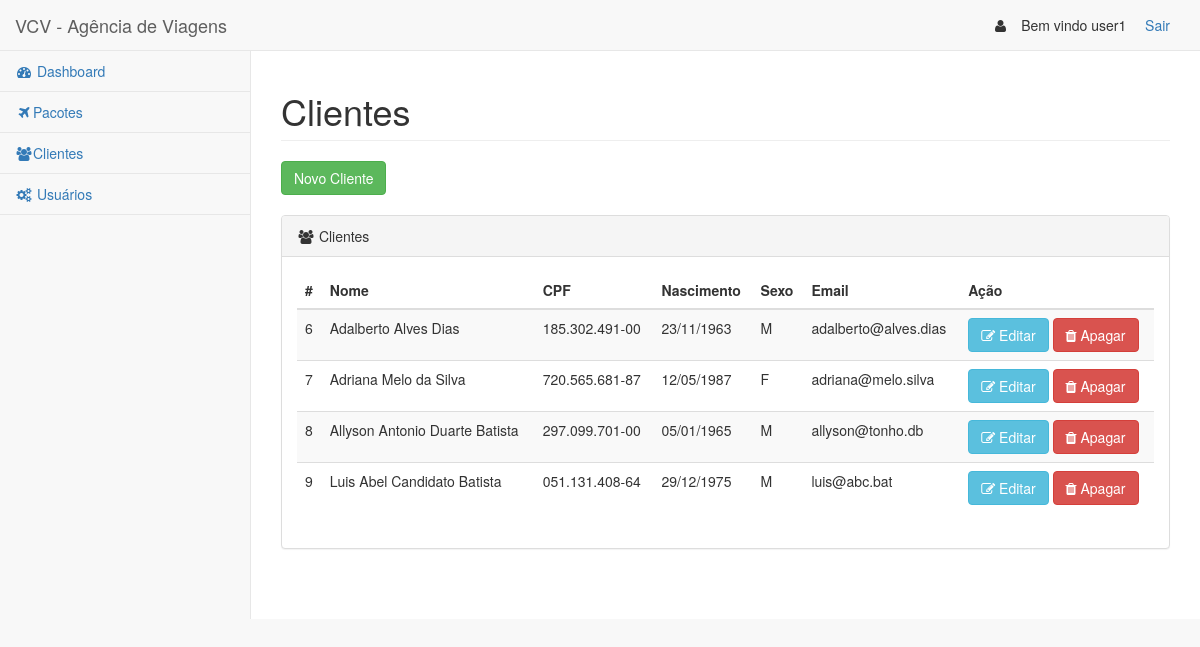
/portal/cliente/index.php (signed in), run on the app's committed database.
### tables this page shows
CREATE TABLE `cli_clientes` (
  `cli_id` int(11) NOT NULL AUTO_INCREMENT,
  `cli_nome` varchar(100) NOT NULL,
  `cli_cpf` char(11) NOT NULL,
  `cli_nascimento` datetime NOT NULL,
  `cli_sexo` char(1) NOT NULL,
  `cli_email` varchar(100) NOT NULL,
  `cli_senha` char(32) NOT NULL,
  PRIMARY KEY (`cli_id`),
  UNIQUE KEY `cli_cpf` (`cli_cpf`),
  UNIQUE KEY `cli_email` (`cli_email`)
);

### Application/Controller/ApplicationController.php (called while the page is built, shortened)
<?php
abstract class ApplicationController {
    protected $atributos = array();
    public function __get($key) {
        return $this->atributos[$key];
    }
    public function __set($key, $value) {
        $this->atributos[$key] = $value;
    }
    public function displayHeader() {
        include LAYOUT_PATH . "_header.phtml";
    }
    public function displayContent($template) {
        include TEMPLATE_PATH . $template . ".phtml";
    }
    public function displayFooter() {
        include LAYOUT_PATH . "_footer.phtml";
    }
    public function generateURL($dest) {
        return PAGE_URL . $dest;
    }
}

### portal/cliente/index.php (called while the page is built, shortened)
<?php
$applicationController = new ClienteController();
$applicationController->indexAction();
$applicationController->displayHeader();
$applicationController->displayContent("cliente/index");
?>

### Application/Controller/ClienteController.php (called while the page is built, shortened)
<?php
class ClienteController extends ApplicationController {
    public function indexAction() {
        $clienteDAO = new ClienteDAO();
        $this->clientes = $clienteDAO->selectAll();
    }
}

### Application/Model/DAO/AbstractDAO.php (called while the page is built, shortened)
<?php
abstract class AbstractDAO {
    private $tableName;
    public function __construct($_tableName, $_identifier) {
        $this->tableName = $_tableName;
    }
    public function selectAll() {
        return $this->select("1");
    }
    public function select($where) {
        $bd = new ConexaoBD();
        $bd->conectar();
        $array_results = array();
        if ($bd) {
            $sql = "SELECT * FROM " . $this->tableName . " WHERE " . $where;
            $results = mysqli_query($bd->getConexao(), $sql);
            if ($results) {
                while ($row = mysqli_fetch_array($results)) {
                    array_push($array_results, $row);
                }
            }
        }
        return $array_results;
    }
}

### Application/Helper/ConexaoBD.php (called while the page is built, shortened)
<?php
class ConexaoBD {
    private $conexao;
    public function conectar() {
        if ($this->conexao == null) {
            $this->conexao = mysqli_connect(DATABASE_HOST, DATABASE_USER, DATABASE_PASSWORD) or print (mysql_error());
            mysqli_select_db($this->conexao, DATABASE_NAME) or print(mysql_error());
        }
    }
    public function getConexao(){
        return $this->conexao;
    }
}

### Application/Model/DAO/ClienteDAO.php (called while the page is built, shortened)
<?php
class ClienteDAO extends AbstractDAO {
    public function select($where = "1") {
        $clientes = array();
        foreach (parent::select($where) as $row) {
            $cliente = new Cliente();
            $cliente->setId($row[0]);
            $cliente->setNome($row[1]);
            $cliente->setCpf(Mascara::adicionarMascaraCPF($row[2]));
            $cliente->setNascimento(Mascara::formatDataPTBR($row[3]));
            $cliente->setSexo($row[4]);
            $cliente->setEmail($row[5]);
            $cliente->setSenha($row[6]);
            array_push($clientes, $cliente);
        }
        return $clientes;
    }
}

### Application/Model/Cliente.php (called while the page is built, shortened)
<?php
class Cliente {
    private $id;
    private $nome;
    private $cpf;
    private $nascimento;
    private $sexo;
    private $email;
    public function __construct() {
        $this->nome = "";
        $this->cpf = "";
        $this->nascimento = "";
        $this->sexo = "";
        $this->email = "";
    }
    public function setId($_id){
        $this->id = $_id;
    }
    public function setNome($_nome) {
        $this->nome = addslashes($_nome);
    }
    public function setCpf($_cpf) {
        $this->cpf = addslashes($_cpf);
    }
    public function setNascimento($_nascimento) {
        $this->nascimento = addslashes($_nascimento);
    }
    public function setSexo($_sexo) {
        $this->sexo = addslashes($_sexo);
    }
    public function setEmail($_email) {
        $this->email = addslashes($_email);
    }
    public function getId() {
        return $this->id;
    }
    public function getNome() {
        return $this->nome;
    }
    public function getCpf() {
        return $this->cpf;
    }
    public function getNascimento() {
        return $this->nascimento;
    }
    public function getSexo() {
        return $this->sexo;
    }
    public function getEmail() {
        return $this->email;
    }
}

### Application/View/cliente/index.phtml (the view, shortened to what this page needs)
<div id="page-wrapper">
    <div class="row">
        <div class="col-lg-12">
            <h1 class="page-header">Clientes</h1>
        </div>
        </div>
    <div class="row">
        <div class="col-lg-12">
            <a href ="<?= $this->generateURL('cliente/cadastrar.php') ?>" class ="btn btn-success">Novo Cliente</a>
            <div class="clearfix"/><br /></div>
        <div class="panel panel-default">
            <div class="panel-heading">
                <i class="fa fa-users fa-fw"></i>&nbsp;Clientes
            </div>
            <div class="panel-body">
                <div class="table-responsive">
                    <table class="table table-striped">
                        <thead>
                            <tr>
                                <th class='center'>#</th>
                                <th class='center'>Nome</th>
                                <th class='center'>CPF</th>
                                <th class='center'>Nascimento</th>
                                <th class='center'>Sexo</th>
                                <th class="center">Email</th>
                                <th class="center">Ação</th>
                            </tr>
                        </thead>
                        <tbody>
                            <?php if (count($this->clientes)): ?>
                                <?php foreach ($this->clientes as $cliente): ?>
                                    <tr>
                                        <td class='center'><?= $cliente->getId() ?></td>
                                        <td><?= $cliente->getNome() ?></td>
                                        <td><?= $cliente->getCpf() ?></td>
                                        <td class='center'><?= $cliente->getNascimento() ?></td>
                                        <td class='center'><?= $cliente->getSexo() ?></td>
                                        <td class="center"><?= $cliente->getEmail() ?></td>
                                        <td>
                                            <a href ="<?= $this->generateURL('cliente/alterar.php?id=' . $cliente->getId()) ?>" class ="btn btn-info">
                                                <i class ="fa fa-edit"></i>&nbsp;Editar
                                            </a>
                                            <a href ="<?= $this->generateURL('cliente/deletar.php?id=' . $cliente->getId()) ?>" class ="btn btn-danger delete" data="<?=$cliente->getNome()?>">
                                                <i class ="fa fa-trash"></i>&nbsp;Apagar
                                            </a>
                                        </td>
                                    </tr>
                                <?php endforeach; ?>
                            <?php else: ?>
                                <tr>
                                    <td colspan="7">Sem clientes cadastrados</td>
                                </tr>
                            <?php endif; ?>
                        </tbody>
                    </table>
                </div>
            </div>
        </div>
    </div>
</div>

### data on the page
cli_clientes: cli_id "6", cli_nome "Adalberto Alves Dias", Cpf "185.302.491-00", Nascimento "23/11/1963", cli_sexo "M", cli_email "adalberto@alves.dias"
cli_clientes: cli_id "7", cli_nome "Adriana Melo da Silva", Cpf "720.565.681-87", Nascimento "12/05/1987", cli_sexo "F", cli_email "adriana@melo.silva"
cli_clientes: cli_id "8", cli_nome "Allyson Antonio Duarte Batista", Cpf "297.099.701-00", Nascimento "05/01/1965", cli_sexo "M", cli_email "allyson@tonho.db"
cli_clientes: cli_id "9", cli_nome "Luis Abel Candidato Batista", Cpf "051.131.408-64", Nascimento "29/12/1975", cli_sexo "M", cli_email "luis@abc.bat"

### other printed values
$this->getUsername() "user1"
